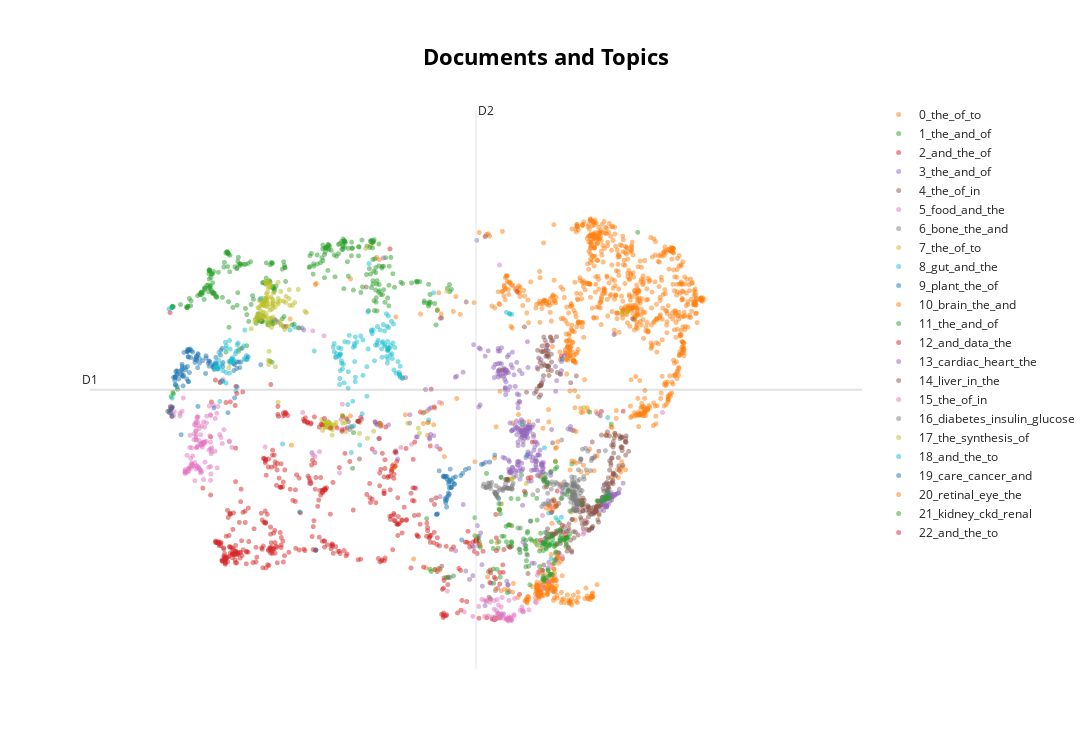

The notebook cell this image was saved under:
### Code cell
topic_model.visualize_documents(
    text,
    reduced_embeddings=reduced_embeddings,
    hide_document_hover=True,
    hide_annotations=True,
)
